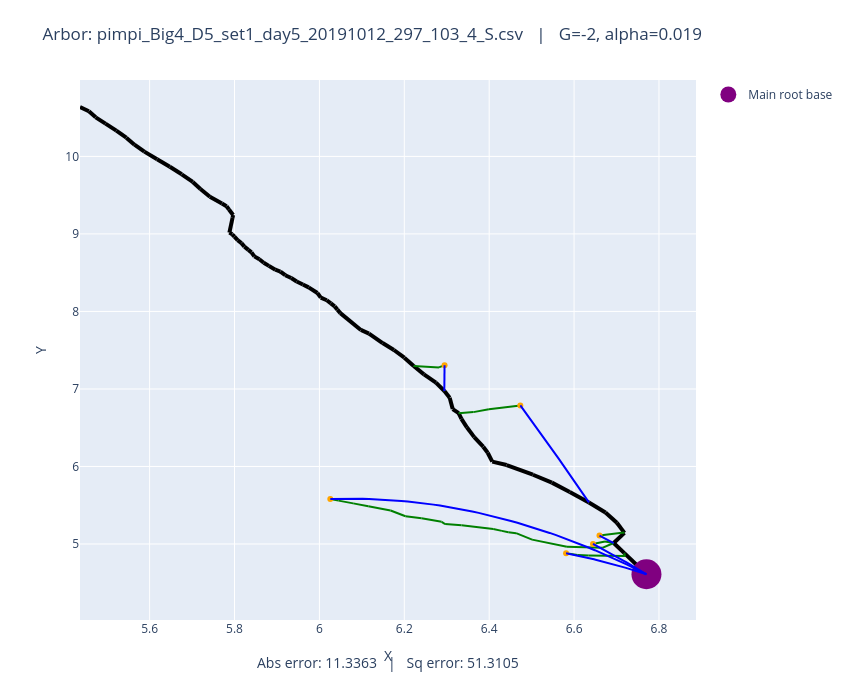

Notebook code cell kept with this figure:
### Code cell
# Plot both observed and optimized
plot_arbors(fname, -2, 0.019)

### Figure 1 — Plotly figure (JSON) as saved in the notebook; plotly's stock layout.template omitted (floating-point values rounded to 4 significant figures)
{"data": [{"line": {"color": "black", "width": 4}, "mode": "lines", "showlegend": false, "type": "scatter", "x": [6.77, 6.718], "y": [4.61, 4.882]}, {"line": {"color": "black", "width": 4}, "mode": "lines", "showlegend": false, "type": "scatter", "x": [6.718, 6.693], "y": [4.882, 5.013]}, {"line": {"color": "black", "width": 4}, "mode": "lines", "showlegend": false, "type": "scatter", "x": [6.693, 6.719], "y": [5.013, 5.144]}, {"line": {"color": "black", "width": 4}, "mode": "lines", "showlegend": false, "type": "scatter", "x": [6.719, 6.701], "y": [5.144, 5.274]}, {"line": {"color": "black", "width": 4}, "mode": "lines", "showlegend": false, "type": "scatter", "x": [6.701, 6.674], "y": [5.274, 5.406]}, {"line": {"color": "black", "width": 4}, "mode": "lines", "showlegend": false, "type": "scatter", "x": [6.674, 6.635], "y": [5.406, 5.536]}, {"line": {"color": "black", "width": 4}, "mode": "lines", "showlegend": false, "type": "scatter", "x": [6.635, 6.59], "y": [5.536, 5.672]}, {"line": {"color": "black", "width": 4}, "mode": "lines", "showlegend": false, "type": "scatter", "x": [6.59, 6.548], "y": [5.672, 5.792]}, {"line": {"color": "black", "width": 4}, "mode": "lines", "showlegend": false, "type": "scatter", "x": [6.548, 6.503], "y": [5.792, 5.894]}, {"line": {"color": "black", "width": 4}, "mode": "lines", "showlegend": false, "type": "scatter", "x": [6.503, 6.441], "y": [5.894, 6.019]}, {"line": {"color": "black", "width": 4}, "mode": "lines", "showlegend": false, "type": "scatter", "x": [6.441, 6.407], "y": [6.019, 6.063]}, {"line": {"color": "black", "width": 4}, "mode": "lines", "showlegend": false, "type": "scatter", "x": [6.407, 6.396], "y": [6.063, 6.177]}, {"line": {"color": "black", "width": 4}, "mode": "lines", "showlegend": false, "type": "scatter", "x": [6.396, 6.386], "y": [6.177, 6.255]}, {"line": {"color": "black", "width": 4}, "mode": "lines", "showlegend": false, "type": "scatter", "x": [6.386, 6.365], "y": [6.255, 6.379]}, {"line": {"color": "black", "width": 4}, "mode": "lines", "showlegend": false, "type": "scatter", "x": [6.365, 6.347], "y": [6.379, 6.505]}, {"line": {"color": "black", "width": 4}, "mode": "lines", "showlegend": false, "type": "scatter", "x": [6.347, 6.335], "y": [6.505, 6.615]}, {"line": {"color": "black", "width": 4}, "mode": "lines", "showlegend": false, "type": "scatter", "x": [6.335, 6.328], "y": [6.615, 6.688]}, {"line": {"color": "black", "width": 4}, "mode": "lines", "showlegend": false, "type": "scatter", "x": [6.328, 6.314], "y": [6.688, 6.741]}, {"line": {"color": "black", "width": 4}, "mode": "lines", "showlegend": false, "type": "scatter", "x": [6.314, 6.307], "y": [6.741, 6.888]}, {"line": {"color": "black", "width": 4}, "mode": "lines", "showlegend": false, "type": "scatter", "x": [6.307, 6.294], "y": [6.888, 6.973]}, {"line": {"color": "black", "width": 4}, "mode": "lines", "showlegend": false, "type": "scatter", "x": [6.294, 6.275], "y": [6.973, 7.082]}, {"line": {"color": "black", "width": 4}, "mode": "lines", "showlegend": false, "type": "scatter", "x": [6.275, 6.246], "y": [7.082, 7.188]}, {"line": {"color": "black", "width": 4}, "mode": "lines", "showlegend": false, "type": "scatter", "x": [6.246, 6.222], "y": [7.188, 7.296]}, {"line": {"color": "black", "width": 4}, "mode": "lines", "showlegend": false, "type": "scatter", "x": [6.222, 6.2], "y": [7.296, 7.404]}, {"line": {"color": "black", "width": 4}, "mode": "lines", "showlegend": false, "type": "scatter", "x": [6.2, 6.176], "y": [7.404, 7.502]}, {"line": {"color": "black", "width": 4}, "mode": "lines", "showlegend": false, "type": "scatter", "x": [6.176, 6.149], "y": [7.502, 7.592]}, {"line": {"color": "black", "width": 4}, "mode": "lines", "showlegend": false, "type": "scatter", "x": [6.149, 6.117], "y": [7.592, 7.715]}, {"line": {"color": "black", "width": 4}, "mode": "lines", "showlegend": false, "type": "scatter", "x": [6.117, 6.098], "y": [7.715, 7.761]}, {"line": {"color": "black", "width": 4}, "mode": "lines", "showlegend": false, "type": "scatter", "x": [6.098, 6.049], "y": [7.761, 7.978]}, {"line": {"color": "black", "width": 4}, "mode": "lines", "showlegend": false, "type": "scatter", "x": [6.049, 6.042], "y": [7.978, 8.023]}, {"line": {"color": "black", "width": 4}, "mode": "lines", "showlegend": false, "type": "scatter", "x": [6.042, 6.036], "y": [8.023, 8.065]}, {"line": {"color": "black", "width": 4}, "mode": "lines", "showlegend": false, "type": "scatter", "x": [6.036, 6.027], "y": [8.065, 8.104]}, {"line": {"color": "black", "width": 4}, "mode": "lines", "showlegend": false, "type": "scatter", "x": [6.027, 6.017], "y": [8.104, 8.145]}, {"line": {"color": "black", "width": 4}, "mode": "lines", "showlegend": false, "type": "scatter", "x": [6.017, 6.003], "y": [8.145, 8.179]}, {"line": {"color": "black", "width": 4}, "mode": "lines", "showlegend": false, "type": "scatter", "x": [6.003, 5.995], "y": [8.179, 8.238]}, {"line": {"color": "black", "width": 4}, "mode": "lines", "showlegend": false, "type": "scatter", "x": [5.995, 5.975], "y": [8.238, 8.31]}, {"line": {"color": "black", "width": 4}, "mode": "lines", "showlegend": false, "type": "scatter", "x": [5.975, 5.961], "y": [8.31, 8.347]}, {"line": {"color": "black", "width": 4}, "mode": "lines", "showlegend": false, "type": "scatter", "x": [5.961, 5.946], "y": [8.347, 8.387]}, {"line": {"color": "black", "width": 4}, "mode": "lines", "showlegend": false, "type": "scatter", "x": [5.946, 5.934], "y": [8.387, 8.431]}, {"line": {"color": "black", "width": 4}, "mode": "lines", "showlegend": false, "type": "scatter", "x": [5.934, 5.92], "y": [8.431, 8.467]}, {"line": {"color": "black", "width": 4}, "mode": "lines", "showlegend": false, "type": "scatter", "x": [5.92, 5.908], "y": [8.467, 8.515]}, {"line": {"color": "black", "width": 4}, "mode": "lines", "showlegend": false, "type": "scatter", "x": [5.908, 5.896], "y": [8.515, 8.538]}, {"line": {"color": "black", "width": 4}, "mode": "lines", "showlegend": false, "type": "scatter", "x": [5.896, 5.881], "y": [8.538, 8.588]}, {"line": {"color": "black", "width": 4}, "mode": "lines", "showlegend": false, "type": "scatter", "x": [5.881, 5.869], "y": [8.588, 8.629]}, {"line": {"color": "black", "width": 4}, "mode": "lines", "showlegend": false, "type": "scatter", "x": [5.869, 5.859], "y": [8.629, 8.673]}, {"line": {"color": "black", "width": 4}, "mode": "lines", "showlegend": false, "type": "scatter", "x": [5.859, 5.847], "y": [8.673, 8.711]}, {"line": {"color": "black", "width": 4}, "mode": "lines", "showlegend": false, "type": "scatter", "x": [5.847, 5.84], "y": [8.711, 8.762]}, {"line": {"color": "black", "width": 4}, "mode": "lines", "showlegend": false, "type": "scatter", "x": [5.84, 5.833], "y": [8.762, 8.795]}, {"line": {"color": "black", "width": 4}, "mode": "lines", "showlegend": false, "type": "scatter", "x": [5.833, 5.823], "y": [8.795, 8.836]}, {"line": {"color": "black", "width": 4}, "mode": "lines", "showlegend": false, "type": "scatter", "x": [5.823, 5.816], "y": [8.836, 8.881]}, {"line": {"color": "black", "width": 4}, "mode": "lines", "showlegend": false, "type": "scatter", "x": [5.816, 5.807], "y": [8.881, 8.919]}, {"line": {"color": "black", "width": 4}, "mode": "lines", "showlegend": false, "type": "scatter", "x": [5.807, 5.8], "y": [8.919, 8.964]}, {"line": {"color": "black", "width": 4}, "mode": "lines", "showlegend": false, "type": "scatter", "x": [5.8, 5.795], "y": [8.964, 8.995]}, {"line": {"color": "black", "width": 4}, "mode": "lines", "showlegend": false, "type": "scatter", "x": [5.795, 5.788], "y": [8.995, 9.017]}, {"line": {"color": "black", "width": 4}, "mode": "lines", "showlegend": false, "type": "scatter", "x": [5.788, 5.795], "y": [9.017, 9.208]}, {"line": {"color": "black", "width": 4}, "mode": "lines", "showlegend": false, "type": "scatter", "x": [5.795, 5.797], "y": [9.208, 9.244]}, {"line": {"color": "black", "width": 4}, "mode": "lines", "showlegend": false, "type": "scatter", "x": [5.797, 5.787], "y": [9.244, 9.315]}, {"line": {"color": "black", "width": 4}, "mode": "lines", "showlegend": false, "type": "scatter", "x": [5.787, 5.781], "y": [9.315, 9.357]}, {"line": {"color": "black", "width": 4}, "mode": "lines", "showlegend": false, "type": "scatter", "x": [5.781, 5.77], "y": [9.357, 9.392]}, {"line": {"color": "black", "width": 4}, "mode": "lines", "showlegend": false, "type": "scatter", "x": [5.77, 5.742], "y": [9.392, 9.479]}, {"line": {"color": "black", "width": 4}, "mode": "lines", "showlegend": false, "type": "scatter", "x": [5.742, 5.72], "y": [9.479, 9.58]}, {"line": {"color": "black", "width": 4}, "mode": "lines", "showlegend": false, "type": "scatter", "x": [5.72, 5.702], "y": [9.58, 9.671]}, {"line": {"color": "black", "width": 4}, "mode": "lines", "showlegend": false, "type": "scatter", "x": [5.702, 5.676], "y": [9.671, 9.77]}, {"line": {"color": "black", "width": 4}, "mode": "lines", "showlegend": false, "type": "scatter", "x": [5.676, 5.648], "y": [9.77, 9.867]}, {"line": {"color": "black", "width": 4}, "mode": "lines", "showlegend": false, "type": "scatter", "x": [5.648, 5.618], "y": [9.867, 9.965]}, {"line": {"color": "black", "width": 4}, "mode": "lines", "showlegend": false, "type": "scatter", "x": [5.618, 5.588], "y": [9.965, 10.06]}, {"line": {"color": "black", "width": 4}, "mode": "lines", "showlegend": false, "type": "scatter", "x": [5.588, 5.564], "y": [10.06, 10.15]}, {"line": {"color": "black", "width": 4}, "mode": "lines", "showlegend": false, "type": "scatter", "x": [5.564, 5.545], "y": [10.15, 10.24]}, {"line": {"color": "black", "width": 4}, "mode": "lines", "showlegend": false, "type": "scatter", "x": [5.545, 5.522], "y": [10.24, 10.33]}, {"line": {"color": "black", "width": 4}, "mode": "lines", "showlegend": false, "type": "scatter", "x": [5.522, 5.496], "y": [10.33, 10.42]}, {"line": {"color": "black", "width": 4}, "mode": "lines", "showlegend": false, "type": "scatter", "x": [5.496, 5.473], "y": [10.42, 10.5]}, {"line": {"color": "black", "width": 4}, "mode": "lines", "showlegend": false, "type": "scatter", "x": [5.473, 5.457], "y": [10.5, 10.58]}, {"line": {"color": "black", "width": 4}, "mode": "lines", "showlegend": false, "type": "scatter", "x": [5.457, 5.436], "y": [10.58, 10.64]}, {"line": {"color": "green", "width": 2}, "mode": "lines", "showlegend": false, "type": "scatter", "x": [6.66, 6.717], "y": [5.109, 5.147]}, {"line": {"color": "green", "width": 2}, "mode": "lines", "showlegend": false, "type": "scatter", "x": [6.717, 6.719], "y": [5.147, 5.144]}, {"line": {"color": "green", "width": 2}, "mode": "lines", "showlegend": false, "type": "scatter", "x": [6.645, 6.673], "y": [5.001, 5.034]}, {"line": {"color": "green", "width": 2}, "mode": "lines", "showlegend": false, "type": "scatter", "x": [6.673, 6.693], "y": [5.034, 5.013]}, {"line": {"color": "green", "width": 2}, "mode": "lines", "showlegend": false, "type": "scatter", "x": [6.026, 6.045], "y": [5.581, 5.559]}, {"line": {"color": "green", "width": 2}, "mode": "lines", "showlegend": false, "type": "scatter", "x": [6.045, 6.08], "y": [5.559, 5.524]}, {"line": {"color": "green", "width": 2}, "mode": "lines", "showlegend": false, "type": "scatter", "x": [6.08, 6.115], "y": [5.524, 5.486]}, {"line": {"color": "green", "width": 2}, "mode": "lines", "showlegend": false, "type": "scatter", "x": [6.115, 6.168], "y": [5.486, 5.433]}, {"line": {"color": "green", "width": 2}, "mode": "lines", "showlegend": false, "type": "scatter", "x": [6.168, 6.203], "y": [5.433, 5.358]}, {"line": {"color": "green", "width": 2}, "mode": "lines", "showlegend": false, "type": "scatter", "x": [6.203, 6.241], "y": [5.358, 5.332]}, {"line": {"color": "green", "width": 2}, "mode": "lines", "showlegend": false, "type": "scatter", "x": [6.241, 6.288], "y": [5.332, 5.286]}, {"line": {"color": "green", "width": 2}, "mode": "lines", "showlegend": false, "type": "scatter", "x": [6.288, 6.296], "y": [5.286, 5.257]}, {"line": {"color": "green", "width": 2}, "mode": "lines", "showlegend": false, "type": "scatter", "x": [6.296, 6.335], "y": [5.257, 5.241]}, {"line": {"color": "green", "width": 2}, "mode": "lines", "showlegend": false, "type": "scatter", "x": [6.335, 6.41], "y": [5.241, 5.194]}, {"line": {"color": "green", "width": 2}, "mode": "lines", "showlegend": false, "type": "scatter", "x": [6.41, 6.43], "y": [5.194, 5.169]}, {"line": {"color": "green", "width": 2}, "mode": "lines", "showlegend": false, "type": "scatter", "x": [6.43, 6.445], "y": [5.169, 5.151]}, {"line": {"color": "green", "width": 2}, "mode": "lines", "showlegend": false, "type": "scatter", "x": [6.445, 6.463], "y": [5.151, 5.14]}, {"line": {"color": "green", "width": 2}, "mode": "lines", "showlegend": false, "type": "scatter", "x": [6.463, 6.501], "y": [5.14, 5.056]}, {"line": {"color": "green", "width": 2}, "mode": "lines", "showlegend": false, "type": "scatter", "x": [6.501, 6.583], "y": [5.056, 4.963]}, {"line": {"color": "green", "width": 2}, "mode": "lines", "showlegend": false, "type": "scatter", "x": [6.583, 6.667], "y": [4.963, 4.951]}, {"line": {"color": "green", "width": 2}, "mode": "lines", "showlegend": false, "type": "scatter", "x": [6.667, 6.693], "y": [4.951, 5.013]}, {"line": {"color": "green", "width": 2}, "mode": "lines", "showlegend": false, "type": "scatter", "x": [6.581, 6.608], "y": [4.88, 4.86]}, {"line": {"color": "green", "width": 2}, "mode": "lines", "showlegend": false, "type": "scatter", "x": [6.608, 6.634], "y": [4.86, 4.851]}, {"line": {"color": "green", "width": 2}, "mode": "lines", "showlegend": false, "type": "scatter", "x": [6.634, 6.72], "y": [4.851, 4.845]}, {"line": {"color": "green", "width": 2}, "mode": "lines", "showlegend": false, "type": "scatter", "x": [6.72, 6.718], "y": [4.845, 4.882]}, {"line": {"color": "green", "width": 2}, "mode": "lines", "showlegend": false, "type": "scatter", "x": [6.295, 6.282], "y": [7.307, 7.278]}, {"line": {"color": "green", "width": 2}, "mode": "lines", "showlegend": false, "type": "scatter", "x": [6.282, 6.222], "y": [7.278, 7.296]}, {"line": {"color": "green", "width": 2}, "mode": "lines", "showlegend": false, "type": "scatter", "x": [6.473, 6.399], "y": [6.788, 6.737]}, {"line": {"color": "green", "width": 2}, "mode": "lines", "showlegend": false, "type": "scatter", "x": [6.399, 6.363], "y": [6.737, 6.701]}, {"line": {"color": "green", "width": 2}, "mode": "lines", "showlegend": false, "type": "scatter", "x": [6.363, 6.328], "y": [6.701, 6.688]}, {"marker": {"color": "orange"}, "mode": "markers", "showlegend": false, "type": "scatter", "x": [6.66], "y": [5.109]}, {"marker": {"color": "orange"}, "mode": "markers", "showlegend": false, "type": "scatter", "x": [6.645], "y": [5.001]}, {"marker": {"color": "orange"}, "mode": "markers", "showlegend": false, "type": "scatter", "x": [6.026], "y": [5.581]}, {"marker": {"color": "orange"}, "mode": "markers", "showlegend": false, "type": "scatter", "x": [6.581], "y": [4.88]}, {"marker": {"color": "orange"}, "mode": "markers", "showlegend": false, "type": "scatter", "x": [6.295], "y": [7.307]}, {"marker": {"color": "orange"}, "mode": "markers", "showlegend": false, "type": "scatter", "x": [6.473], "y": [6.788]}, {"marker": {"color": "purple", "size": 30}, "mode": "markers", "name": "Main root base", "type": "scatter", "x": [6.77], "y": [4.61]}, {"line": {"color": "blue"}, "mode": "lines", "showlegend": false, "type": "scatter", "x": [6.66, 6.661, 6.661, 6.662, 6.663, 6.663, 6.664, 6.665, 6.665, 6.666, 6.667, 6.667, 6.668, 6.669, 6.669, 6.67, 6.671, 6.671, 6.672, 6.673, 6.674, 6.674, 6.675, 6.676, 6.676, 6.677, 6.678, 6.678, 6.679, 6.68, 6.68, 6.681, 6.682, 6.682, 6.683, 6.684, 6.684, 6.685, 6.686, 6.686, 6.687, 6.688, 6.689, 6.689, 6.69, 6.691, 6.691, 6.692, 6.693, 6.693], "y": [5.109, 5.107, 5.106, 5.104, 5.102, 5.1, 5.098, 5.096, 5.094, 5.092, 5.09, 5.088, 5.086, 5.084, 5.082, 5.08, 5.078, 5.076, 5.074, 5.072, 5.07, 5.068, 5.067, 5.065, 5.063, 5.061, 5.059, 5.057, 5.055, 5.053, 5.051, 5.049, 5.047, 5.045, 5.043, 5.041, 5.039, 5.037, 5.035, 5.033, 5.031, 5.029, 5.027, 5.025, 5.023, 5.021, 5.019, 5.017, 5.015, 5.013]}, {"line": {"color": "blue"}, "mode": "lines", "showlegend": false, "type": "scatter", "x": [6.645, 6.647, 6.65, 6.652, 6.655, 6.657, 6.66, 6.663, 6.665, 6.668, 6.67, 6.673, 6.675, 6.678, 6.681, 6.683, 6.686, 6.688, 6.691, 6.693, 6.696, 6.699, 6.701, 6.704, 6.706, 6.709, 6.711, 6.714, 6.717, 6.719, 6.722, 6.724, 6.727, 6.729, 6.732, 6.735, 6.737, 6.74, 6.742, 6.745, 6.747, 6.75, 6.752, 6.755, 6.758, 6.76, 6.763, 6.765, 6.768, 6.77], "y": [5.001, 4.994, 4.986, 4.979, 4.971, 4.964, 4.956, 4.949, 4.941, 4.934, 4.926, 4.919, 4.911, 4.903, 4.896, 4.888, 4.88, 4.872, 4.865, 4.857, 4.849, 4.841, 4.833, 4.825, 4.817, 4.809, 4.801, 4.793, 4.785, 4.777, 4.769, 4.761, 4.753, 4.744, 4.736, 4.728, 4.72, 4.711, 4.703, 4.695, 4.686, 4.678, 4.67, 4.661, 4.653, 4.644, 4.636, 4.627, 4.618, 4.61]}, {"line": {"color": "blue"}, "mode": "lines", "showlegend": false, "type": "scatter", "x": [6.026, 6.041, 6.056, 6.071, 6.086, 6.102, 6.117, 6.132, 6.147, 6.162, 6.178, 6.193, 6.208, 6.223, 6.238, 6.254, 6.269, 6.284, 6.299, 6.314, 6.33, 6.345, 6.36, 6.375, 6.39, 6.406, 6.421, 6.436, 6.451, 6.466, 6.482, 6.497, 6.512, 6.527, 6.542, 6.558, 6.573, 6.588, 6.603, 6.618, 6.634, 6.649, 6.664, 6.679, 6.694, 6.71, 6.725, 6.74, 6.755, 6.77], "y": [5.581, 5.584, 5.585, 5.585, 5.585, 5.584, 5.581, 5.578, 5.574, 5.569, 5.563, 5.556, 5.548, 5.54, 5.53, 5.519, 5.508, 5.496, 5.482, 5.468, 5.453, 5.437, 5.42, 5.402, 5.383, 5.363, 5.342, 5.32, 5.298, 5.274, 5.25, 5.224, 5.198, 5.171, 5.143, 5.114, 5.084, 5.053, 5.021, 4.988, 4.955, 4.92, 4.884, 4.848, 4.811, 4.772, 4.733, 4.693, 4.652, 4.61]}, {"line": {"color": "blue"}, "mode": "lines", "showlegend": false, "type": "scatter", "x": [6.581, 6.585, 6.589, 6.593, 6.597, 6.6, 6.604, 6.608, 6.612, 6.616, 6.62, 6.624, 6.628, 6.631, 6.635, 6.639, 6.643, 6.647, 6.651, 6.655, 6.658, 6.662, 6.666, 6.67, 6.674, 6.678, 6.682, 6.685, 6.689, 6.693, 6.697, 6.701, 6.705, 6.709, 6.713, 6.716, 6.72, 6.724, 6.728, 6.732, 6.736, 6.74, 6.743, 6.747, 6.751, 6.755, 6.759, 6.763, 6.767, 6.77], "y": [4.88, 4.876, 4.872, 4.868, 4.864, 4.859, 4.855, 4.85, 4.846, 4.841, 4.837, 4.832, 4.827, 4.822, 4.818, 4.813, 4.808, 4.803, 4.798, 4.792, 4.787, 4.782, 4.777, 4.771, 4.766, 4.76, 4.755, 4.749, 4.743, 4.737, 4.732, 4.726, 4.72, 4.714, 4.708, 4.702, 4.696, 4.689, 4.683, 4.677, 4.67, 4.664, 4.657, 4.651, 4.644, 4.637, 4.63, 4.624, 4.617, 4.61]}, {"line": {"color": "blue"}, "mode": "lines", "showlegend": false, "type": "scatter", "x": [6.294, 6.294, 6.294, 6.294, 6.294, 6.294, 6.294, 6.294, 6.294, 6.294, 6.294, 6.294, 6.294, 6.294, 6.294, 6.294, 6.294, 6.294, 6.294, 6.294, 6.294, 6.294, 6.295, 6.295, 6.295, 6.295, 6.295, 6.295, 6.295, 6.295, 6.295, 6.295, 6.295, 6.295, 6.295, 6.295, 6.295, 6.295, 6.295, 6.295, 6.295, 6.295, 6.295, 6.295, 6.295, 6.295, 6.295, 6.295, 6.295, 6.295], "y": [6.975, 6.982, 6.988, 6.995, 7.002, 7.009, 7.016, 7.022, 7.029, 7.036, 7.043, 7.049, 7.056, 7.063, 7.07, 7.077, 7.083, 7.09, 7.097, 7.104, 7.111, 7.117, 7.124, 7.131, 7.138, 7.144, 7.151, 7.158, 7.165, 7.172, 7.178, 7.185, 7.192, 7.199, 7.206, 7.212, 7.219, 7.226, 7.233, 7.239, 7.246, 7.253, 7.26, 7.267, 7.273, 7.28, 7.287, 7.294, 7.301, 7.307]}, {"line": {"color": "blue"}, "mode": "lines", "showlegend": false, "type": "scatter", "x": [6.473, 6.477, 6.48, 6.483, 6.487, 6.49, 6.493, 6.496, 6.5, 6.503, 6.506, 6.51, 6.513, 6.516, 6.52, 6.523, 6.526, 6.529, 6.533, 6.536, 6.539, 6.543, 6.546, 6.549, 6.552, 6.556, 6.559, 6.562, 6.566, 6.569, 6.572, 6.576, 6.579, 6.582, 6.585, 6.589, 6.592, 6.595, 6.599, 6.602, 6.605, 6.609, 6.612, 6.615, 6.618, 6.622, 6.625, 6.628, 6.632, 6.635], "y": [6.788, 6.764, 6.739, 6.714, 6.69, 6.665, 6.64, 6.616, 6.591, 6.566, 6.541, 6.516, 6.491, 6.466, 6.441, 6.416, 6.391, 6.366, 6.34, 6.315, 6.29, 6.264, 6.239, 6.213, 6.188, 6.162, 6.137, 6.111, 6.086, 6.06, 6.034, 6.008, 5.982, 5.956, 5.931, 5.905, 5.878, 5.852, 5.826, 5.8, 5.774, 5.748, 5.721, 5.695, 5.669, 5.642, 5.616, 5.589, 5.563, 5.536]}], "layout": {"annotations": [{"font": {"size": 14}, "showarrow": false, "text": "Abs error: 11.3363   |   Sq error: 51.3105", "x": 0.5, "xref": "paper", "y": -0.1, "yref": "paper"}], "height": 700, "margin": {"b": 80, "t": 80}, "title": {"text": "Arbor: pimpi_Big4_D5_set1_day5_20191012_297_103_4_S.csv   |   G=-2, alpha=0.019"}, "width": 850, "xaxis": {"autorange": true, "range": [5.436, 6.888], "title": {"text": "X"}, "type": "linear"}, "yaxis": {"autorange": true, "range": [4.02, 10.99], "title": {"text": "Y"}, "type": "linear"}}}
